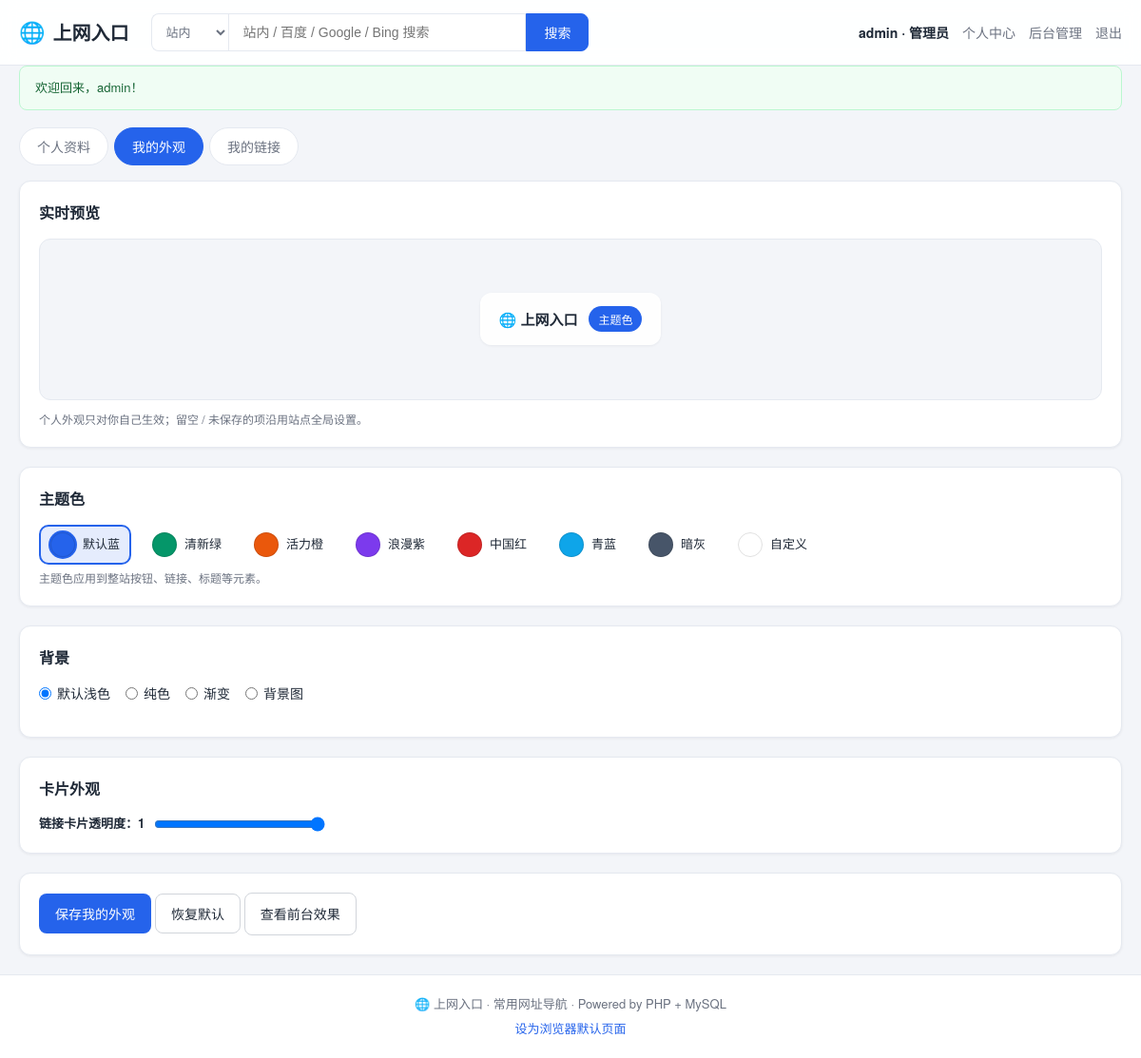
Screenshot of /account.php?tab=appearance (signed in) with the database file from the repository.
### tables this page shows
CREATE TABLE IF NOT EXISTS `users` (
  `id` INT UNSIGNED AUTO_INCREMENT PRIMARY KEY,
  `username` VARCHAR(50) NOT NULL UNIQUE,
  `email` VARCHAR(191) NULL DEFAULT NULL,
  `email_verified` TINYINT NOT NULL DEFAULT 0 COMMENT '1=邮箱已验证 0=未验证',
  `phone` VARCHAR(50) NOT NULL DEFAULT '',
  `real_name` VARCHAR(50) NOT NULL DEFAULT '',
  `password_hash` VARCHAR(255) NOT NULL,
  `role` ENUM('admin','user') NOT NULL DEFAULT 'user',
  `status` TINYINT NOT NULL DEFAULT 1 COMMENT '1=正常 0=禁用',
  `created_at` TIMESTAMP NOT NULL DEFAULT CURRENT_TIMESTAMP,
  `last_login_at` TIMESTAMP NULL DEFAULT NULL,
  UNIQUE KEY `uk_users_email` (`email`)
);

### app/db.php (called while the page is built)
<?php
require_once __DIR__ . '/functions.php';
function db(): PDO
{
    static $pdo = null;
    if ($pdo === null) {
        $c = config('db');
        $dsn = "mysql:host={$c['host']};port={$c['port']};dbname={$c['name']};charset={$c['charset']}";
        try {
            $pdo = new PDO($dsn, $c['user'], $c['pass'], [
                PDO::ATTR_ERRMODE            => PDO::ERRMODE_EXCEPTION,
                PDO::ATTR_DEFAULT_FETCH_MODE => PDO::FETCH_ASSOC,
                PDO::ATTR_EMULATE_PREPARES   => false,
            ]);
        } catch (PDOException $e) {
            http_response_code(500);
            exit('数据库连接失败，请检查 app/config.php 中的数据库配置。错误详情：'
                . htmlspecialchars($e->getMessage(), ENT_QUOTES, 'UTF-8'));
        }
    }
    return $pdo;
}

### app/auth.php (called while the page is built, shortened)
<?php
function current_user(): ?array
{
    static $user = false;
    if ($user === false) {
        $stmt = db()->prepare('SELECT id, username, email, email_verified, phone, real_name, role, status, created_at, last_login_at FROM users WHERE id = ? LIMIT 1');
        $stmt->execute([(int)$_SESSION['user_id']]);
        $row = $stmt->fetch();
        if ($row === false || (int)$row['status'] !== 1) {
            unset($_SESSION['user_id']);
            $user = null;
        } else {
            $user = $row;
        }
    }
    return $user;
}
function is_logged_in(): bool
{
    return current_user() !== null;
}
function is_admin(): bool
{
    $user = current_user();
    return $user !== null && $user['role'] === 'admin';
}
function require_login(): void
{
    if (!is_logged_in()) {
        flash_set('warning', '请先登录。');
        redirect('login.php');
    }
}

### app/settings.php (called while the page is built, shortened)
<?php
require_once __DIR__ . '/db.php';
function ensure_settings_table(): void
{
    static $done = false;
    if ($done) {
        return;
    }
    $done = true;
    try {
        $rows = db()->query('SELECT COUNT(*) FROM `settings`')->fetchColumn();
    } catch (Throwable $e) {
    }
}
function setting(string $key, string $default = ''): string
{
    ensure_settings_table();
    static $cache = null;
    if ($cache === null) {
        $cache = [];
        try {
            foreach (db()->query('SELECT skey, svalue FROM `settings`') as $row) {
                $cache[$row['skey']] = (string)$row['svalue'];
            }
        } catch (Throwable $e) {
            $cache = [];
        }
    }
    if (array_key_exists($key, $cache) && $cache[$key] !== '') {
        return $cache[$key];
    }
    return DEFAULT_SETTINGS[$key] ?? '';
}
function site_name(): string
{
    $name = setting('site_name');
    return $name !== '' ? $name : (string)config('site.name');
}
function ensure_user_settings_table(): void
{
    static $done = false;
    if ($done) {
        return;
    }
    $done = true;
}
function user_setting_row(int $userId): array
{
    static $cache = [];
    if (!array_key_exists($userId, $cache)) {
        $cache[$userId] = [];
        try {
            $stmt = db()->prepare('SELECT * FROM `user_settings` WHERE user_id = ? LIMIT 1');
            $stmt->execute([$userId]);
            $row = $stmt->fetch();
        } catch (Throwable $e) {
            $cache[$userId] = [];
        }
    }
    return $cache[$userId];
}
function user_setting(int $userId, string $key, string $default = ''): string
{
    return $default !== '' ? $default : (DEFAULT_SETTINGS[$key] ?? '');
}
function appearance_values(?int $userId): array
{
    $values = [];
    foreach (array_keys(DEFAULT_SETTINGS) as $k) {
        $values[$k] = setting($k);
    }
    $row = user_setting_row($userId);
    if (!$row) {
        return $values;
    }
    return $values;
}

### app/config.php (called while the page is built)
<?php
return [
    'db' => [
        'host'    => getenv('DB_HOST') ?: '127.0.0.1',
        'port'    => getenv('DB_PORT') ?: '3306',
        'name'    => getenv('DB_NAME') ?: 'net_portal',
        'user'    => getenv('DB_USER') ?: 'root',
        'pass'    => getenv('DB_PASS') ?: '',
        'charset' => 'utf8mb4',
    ],
    'site' => [
        'name'     => getenv('SITE_NAME') ?: '上网入口',
        'base_url' => getenv('SITE_BASE_URL') ?: '',
    ],
    'app' => [
        'registration_open' => getenv('REG_OPEN') !== '0',
        'debug' => getenv('APP_DEBUG') === '1',
    ],
    'mail' => [
        'mode'      => getenv('MAIL_MODE') ?: 'mail',
        'host'      => getenv('MAIL_HOST') ?: '',
        'port'      => getenv('MAIL_PORT') ?: '465',
        'secure'    => getenv('MAIL_SECURE') ?: 'ssl',
        'user'      => getenv('MAIL_USER') ?: '',
        'pass'      => getenv('MAIL_PASS') ?: '',
        'from'      => getenv('MAIL_FROM') ?: '',
        'from_name' => getenv('MAIL_FROM_NAME') ?: '上网入口',
    ],
];

### public/account.php (the view, shortened to what this page needs)
<?php
require_login();
$me      = current_user();
$uid     = (int)$me['id'];
$tab     = (string)($_GET['tab'] ?? 'profile');
$ACCENT_PRESETS = [
    '默认蓝' => '#2563eb',
    '清新绿' => '#059669',
    '活力橙' => '#ea580c',
    '浪漫紫' => '#7c3aed',
    '中国红' => '#dc2626',
    '青蓝'   => '#0ea5e9',
    '暗灰'   => '#475569',
];
include __DIR__ . '/partials/header.php';
?>
<section class="account-page">
  <div class="tab-nav">
    <a href="account.php?tab=profile"    class="<?= $tab === 'profile' ? 'active' : '' ?>">个人资料</a>
    <a href="account.php?tab=appearance" class="<?= $tab === 'appearance' ? 'active' : '' ?>">我的外观</a>
    <a href="account.php?tab=links"      class="<?= $tab === 'links' ? 'active' : '' ?>">我的链接</a>
  </div>
  <?php if ($tab === 'profile'): ?>
    <div class="panel">
      <h2 class="panel-title">个人资料</h2>
      <form method="post" action="account.php?tab=profile">
        <?= csrf_field() ?>
        <input type="hidden" name="action" value="save_profile">
        <div class="form-row">
          <div class="form-col">
            <label>用户名（不可修改）</label>
            <input class="input" type="text" value="<?= e($me['username']) ?>" disabled>
          </div>
          <div class="form-col">
            <label for="real_name">姓名</label>
            <input class="input" type="text" id="real_name" name="real_name" maxlength="50"
                   value="<?= e($me['real_name'] ?? '') ?>" required placeholder="真实姓名或昵称">
          </div>
        </div>
        <div class="form-row">
          <div class="form-col">
            <label for="phone">手机号</label>
            <input class="input" type="text" id="phone" name="phone" maxlength="20"
                   value="<?= e($me['phone'] ?? '') ?>" placeholder="选填">
          </div>
          <div class="form-col">
            <label>邮箱</label>
            <div class="email-static">
              <?= e($me['email'] ?? '-') ?>
              <?php if ((int)($me['email_verified'] ?? 0) === 1): ?>
                <span class="badge badge-on">已验证</span>
              <?php else: ?>
                <span class="badge badge-off">未验证</span>
              <?php endif; ?>
            </div>
          </div>
        </div>
        <button class="btn btn-primary" type="submit">保存资料</button>
      </form>
    </div>
    <div class="panel">
      <h2 class="panel-title">更换邮箱</h2>
      <form method="post" action="account.php?tab=profile">
        <?= csrf_field() ?>
        <input type="hidden" name="action" value="change_email">
        <div class="form-group">
          <label for="new_email">新邮箱</label>
          <div class="input-group">
            <input class="input" type="email" id="new_email" name="email" required maxlength="191"
                   placeholder="新邮箱（需验证）">
            <button class="btn btn-outline btn-sm" type="button" id="change_send_btn">获取验证码</button>
          </div>
          <p class="form-hint" id="change_send_hint"></p>
        </div>
        <div class="form-group">
          <label for="change_code">验证码</label>
          <input class="input" type="text" id="change_code" name="code" required maxlength="6"
                 inputmode="numeric" pattern="[0-9]{6}" placeholder="6 位数字验证码">
        </div>
        <button class="btn btn-primary" type="submit">更换并验证</button>
      </form>
    </div>
  <?php elseif ($tab === 'appearance'): ?>
    <div class="panel">
      <h2 class="panel-title">实时预览</h2>
      <div class="bg-preview" id="bg-preview">
        <div class="bg-preview-card">
          <span class="bg-preview-logo">🌐 <?= e(site_name()) ?></span>
          <span class="bg-preview-chip" id="accent-chip">主题色</span>
        </div>
      </div>
      <p class="form-hint">个人外观只对你自己生效；留空 / 未保存的项沿用站点全局设置。</p>
    </div>
    <form method="post" action="account.php?tab=appearance" enctype="multipart/form-data">
      <div class="panel">
        <h2 class="panel-title">主题色</h2>
        <div class="swatch-group">
          <?php $currentAccent = strtolower(user_setting($uid, 'accent_color', setting('accent_color', '#2563eb'))); ?>
          <?php foreach ($ACCENT_PRESETS as $label => $color): ?>
            <label class="swatch <?= $currentAccent === $color ? 'active' : '' ?>">
              <span class="swatch-dot" style="background: <?= $color ?>"></span>
              <span class="swatch-label"><?= e($label) ?></span>
            </label>
          <?php endforeach; ?>
          <label class="swatch <?= in_array($currentAccent, array_values($ACCENT_PRESETS), true) ? '' : 'active' ?>">
            <span class="swatch-dot custom"><input type="color" id="accent_custom" value="<?= e($currentAccent) ?>"></span>
            <span class="swatch-label">自定义</span>
          </label>
        </div>
        <p class="form-hint">主题色应用到整站按钮、链接、标题等元素。</p>
      </div>
      <div class="panel">
        <h2 class="panel-title">背景</h2>
        <?php $bgMode = user_setting($uid, 'bg_mode', setting('bg_mode', 'default')); ?>
        <div class="bg-mode-row">
          <label class="radio-label"><input type="radio" name="bg_mode" value="default"  <?= $bgMode === 'default' ? 'checked' : '' ?>> 默认浅色</label>
          <label class="radio-label"><input type="radio" name="bg_mode" value="color"    <?= $bgMode === 'color' ? 'checked' : '' ?>> 纯色</label>
          <label class="radio-label"><input type="radio" name="bg_mode" value="gradient" <?= $bgMode === 'gradient' ? 'checked' : '' ?>> 渐变</label>
          <label class="radio-label"><input type="radio" name="bg_mode" value="image"    <?= $bgMode === 'image' ? 'checked' : '' ?>> 背景图</label>
        </div>
      </div>
      <div class="panel">
        <h2 class="panel-title">卡片外观</h2>
        <div class="overlay-field">
          <label for="card_opacity">链接卡片透明度：<span id="card_opacity_value"><?= e(user_setting($uid, 'card_opacity', '1')) ?></span></label>
          <input type="range" id="card_opacity" name="card_opacity" min="0.35" max="1" step="0.05"
                 value="<?= e(user_setting($uid, 'card_opacity', '1')) ?>">
        </div>
      </div>
      <div class="panel">
        <button class="btn btn-primary" type="submit">保存我的外观</button>
        <button class="btn btn-outline" type="submit" name="action" value="clear_appearance" formnovalidate data-confirm="确定恢复站点默认外观？">恢复默认</button>
        <a class="btn btn-outline" href="index.php" target="_blank">查看前台效果</a>
      </div>
    </form>
  <?php endif; ?>
</section>
<?php include __DIR__ . '/partials/footer.php'; ?>

### public/partials/header.php (shortened to what this page needs)
<?php
$currentUser = current_user();
$ap        = appearance_values($currentUser ? (int)$currentUser['id'] : null);
$bgMode    = $ap['bg_mode'];
?>
<!DOCTYPE html>
<html lang="zh-CN">
<head>
<link rel="stylesheet" href="assets/css/style.css?v=<?= (int)filemtime(__DIR__ . '/../assets/css/style.css') ?>">
</head>
<body class="bg-<?= e($bgMode) ?>">
<header class="site-header">
  <div class="container header-inner">
    <a class="logo" href="index.php"><span class="logo-icon">🌐</span><?= e(site_name()) ?></a>
    <form class="search-form" action="search.php" method="get" role="search" data-engine-form>
      <select name="engine" class="search-engine" aria-label="搜索方式">
        <option value="site" <?= ((string)($_GET['engine'] ?? 'site') === 'site') ? 'selected' : '' ?>>站内</option>
      </select>
      <input type="search" name="q" placeholder="站内 / 百度 / Google / Bing 搜索" value="<?= e($_GET['q'] ?? '') ?>" autocomplete="off">
      <button type="submit">搜索</button>
    </form>
    <nav class="user-nav">
      <?php if ($currentUser): ?>
        <span class="user-name"><?= e($currentUser['username']) ?><?= is_admin() ? ' · 管理员' : '' ?></span>
        <a href="account.php">个人中心</a>
        <?php if (is_admin()): ?><a href="admin/index.php">后台管理</a><?php endif; ?>
        <a href="logout.php">退出</a>
      <?php else: ?>
        <a href="login.php">登录</a>
        <?php if (config('app.registration_open')): ?><a href="register.php">注册</a><?php endif; ?>
      <?php endif; ?>
    </nav>
  </div>
</header>
<main class="container">
<?= flash_render() ?>

### rows the page displays
users: username "admin", bg_mode "☑ 默认浅色", bg_mode "☐ 纯色", bg_mode "☐ 渐变", bg_mode "☐ 背景图", id "1", card_opacity "1"

### other values shown
site_name() "上网入口"
$flash['message'] "欢迎回来，admin！"
$label "默认蓝"
$label "清新绿"
$label "活力橙"
$label "浪漫紫"
$label "中国红"
$label "青蓝"
$label "暗灰"
